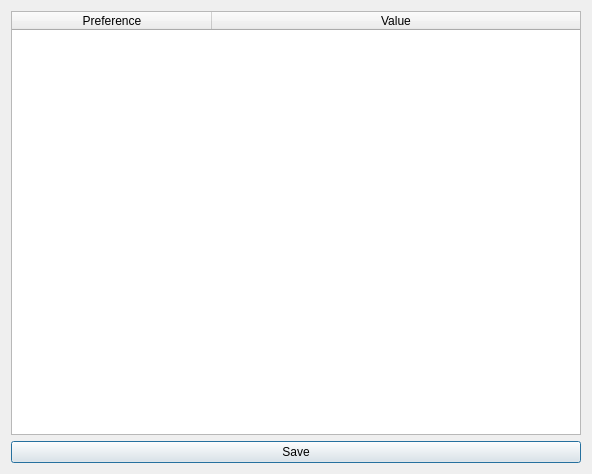
<?xml version="1.0" encoding="UTF-8"?>
<ui version="4.0">
 <class>PreferencesEditor</class>
 <widget class="QDialog" name="PreferencesEditor">
  <property name="geometry">
   <rect>
    <x>0</x>
    <y>0</y>
    <width>592</width>
    <height>474</height>
   </rect>
  </property>
  <property name="windowTitle">
   <string>Plugins preferences</string>
  </property>
  <layout class="QVBoxLayout" name="verticalLayout">
   <item>
    <widget class="QTableWidget" name="tableParameters">
     <attribute name="horizontalHeaderVisible">
      <bool>true</bool>
     </attribute>
     <attribute name="horizontalHeaderCascadingSectionResizes">
      <bool>false</bool>
     </attribute>
     <attribute name="horizontalHeaderDefaultSectionSize">
      <number>200</number>
     </attribute>
     <attribute name="horizontalHeaderHighlightSections">
      <bool>true</bool>
     </attribute>
     <attribute name="horizontalHeaderStretchLastSection">
      <bool>true</bool>
     </attribute>
     <column>
      <property name="text">
       <string>Preference</string>
      </property>
     </column>
     <column>
      <property name="text">
       <string>Value</string>
      </property>
     </column>
    </widget>
   </item>
   <item>
    <widget class="QPushButton" name="saveButton">
     <property name="text">
      <string>Save</string>
     </property>
    </widget>
   </item>
  </layout>
 </widget>
 <resources/>
 <connections/>
</ui>
